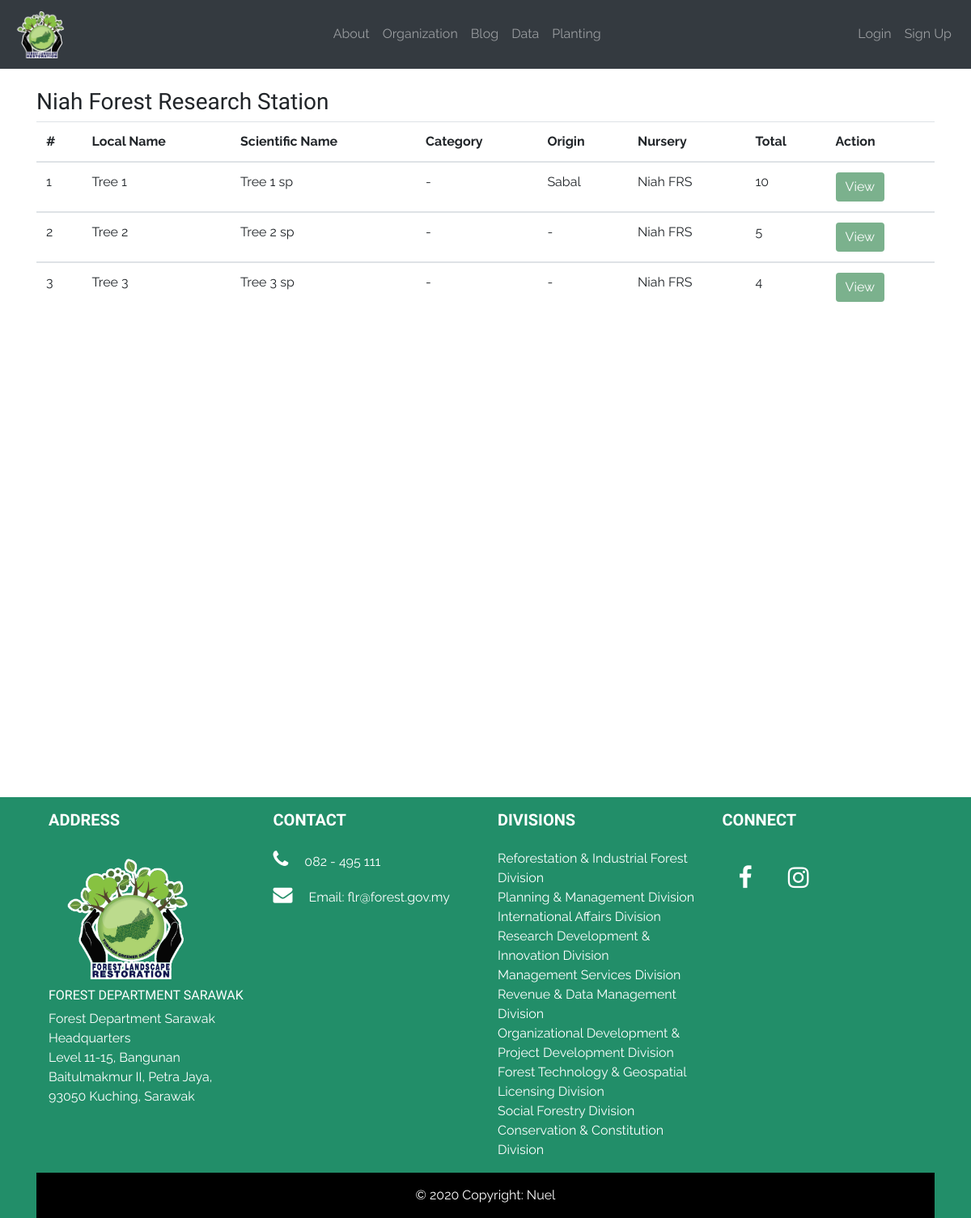
The page /data/niah_species/ on the database its author committed.
### data/models.py (models this page shows, shortened)
class TreeSpeciesData(models.Model):
	date_input = models.DateTimeField(auto_now_add=True)
	tree_species_img = models.ImageField('Tree Species Image',null=True, blank=True, upload_to='tree_species_img/')
	local_name = models.CharField('Local Name', max_length=250)
	scientific_name = models.CharField(max_length=250, null=True)
	category = models.CharField(max_length=250, null=True)
	origin = models.CharField(max_length=250, null=True)
	quantity = models.IntegerField('Total', null=True)
	description = models.TextField(blank=True)
	nursery = models.CharField(max_length=250, blank=True)
	remarks = models.CharField(max_length=250, blank=True)

### data/views.py (the view)
# urls.py: path('niah_species/', views.niah_species, name='niah_species'),
def niah_species(request):
	all_tree_species = TreeSpeciesData.objects.all()
	niah_list = all_tree_species.filter(nursery__icontains='Niah')
	return render(request, 'data/_include/niah_species.html', {'niah_list':niah_list})

### data/templates/data/_include/niah_species.html
{% extends 'base.html' %}
{% block content %}
<div class="container" style="min-height: 100%">
	<br>
	<h3>Niah Forest Research Station</h3>
	<div class="table-responsive">
		<table class="table">
			<thead class="thead">
				<tr>
					<th scope="col">#</th>
					<th scope="col">Local Name</th>
					<th scope="col">Scientific Name</th>
					<th scope="col">Category</th>
					<th scope="col">Origin</th>
					<th scope="col">Nursery</th>
					<th scope="col">Total</th>
					<th scope="col">Action</th>
				</tr>
			</thead>
			{% for species in niah_list %}
			<tbody>
				<tr>
					<td>{{ forloop.counter }}</td>
					<td>{{ species.local_name }}</td>
					<td>{{ species.scientific_name }}</td>
					<td>{{ species.category }}</td>
					<td>{{ species.origin }}</td>
					<td>{{ species.nursery }}</td>
					<td>{{ species.quantity }}</td>
					<td><a href="{% url 'tree_species_view' species.pk %}"><button type="button" class="btn btn-info">View</button></a></td>
				</tr>
			</tbody>
			{% endfor %}
		</table>
	</div>
</div>
{% endblock %}

### flr/static/css/main.css (style rules this page uses)
body, html { font-family: 'Raleway', sans-serif; margin: 0; height: 100%; }
h1, h2, h3, h4, h5, h6 { font-family: cardo; }
a { text-decoration: none; }
.btn-info { background-color: #7bb18d; border: none; }

### rows shown on the page
TreeSpeciesData: local_name "Tree 1", scientific_name "Tree 1 sp", category "-", origin "Sabal", nursery "Niah FRS", quantity "10"
TreeSpeciesData: local_name "Tree 2", scientific_name "Tree 2 sp", category "-", origin "-", nursery "Niah FRS", quantity "5"
TreeSpeciesData: local_name "Tree 3", scientific_name "Tree 3 sp", category "-", origin "-", nursery "Niah FRS", quantity "4"
